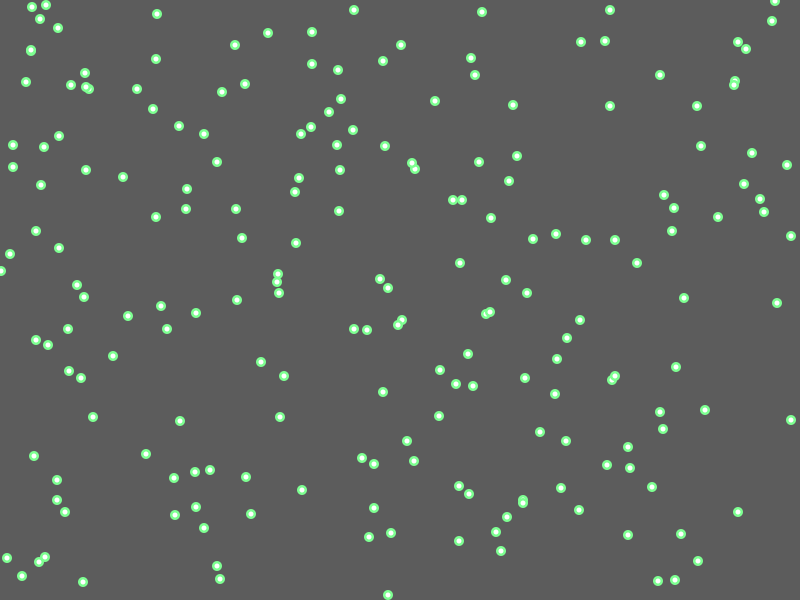
Frame 1 (no input)
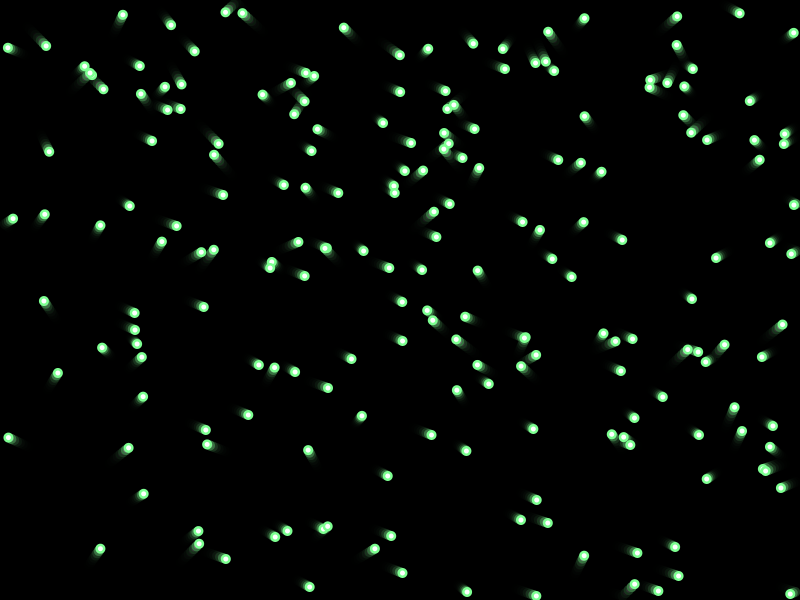
Frame 60 (the mouse pressed at the canvas centre just before this capture)
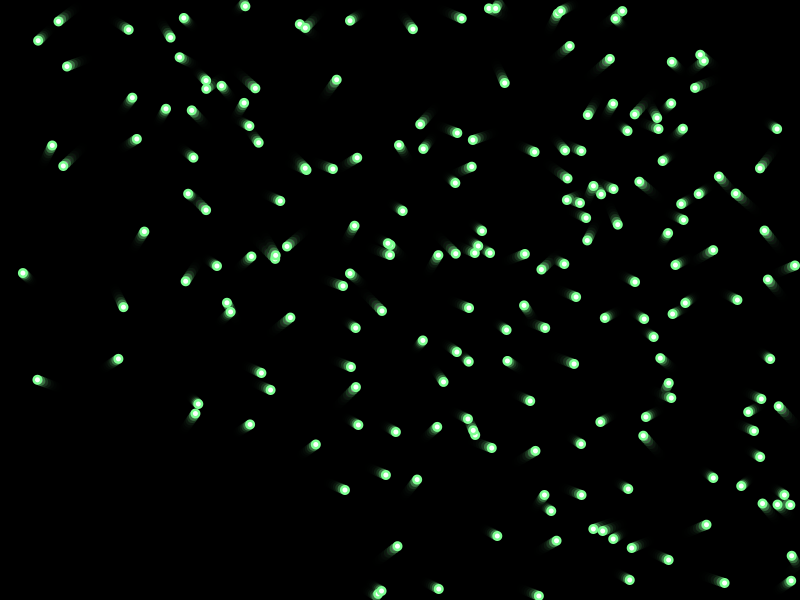
Frame 120 (the mouse held since frame 60 and released just before this capture)

The Processing sketch that drew these frames (run headless with seeded random() and noise(); from frame 60 on, the mouse is pressed at the canvas centre):

// Processing sketch: processing_42295
// ── processing_42295.pde

/*
By David Situ
*/

ball[] b;

void setup()
{
  size(800, 600);
  noStroke();
  smooth();

  b= new ball[200];
  for (int i=0; i<200; i++)
  {
    b[i]=new ball();
    b[i].x=round(random(800));
    b[i].y=round(random(600));
    b[i].m1=round(random(1));
    b[i].m2=round(random(1));
    if (b[i].m1==0)
    {
      b[i].m1=random(-3, -1);
    }
    if (b[i].m1==1)
    {
      b[i].m1=random(1, 3);
    }
    if (b[i].m2==0)
    {
      b[i].m2=random(-3, -1);
    }
    if (b[i].m2==1)
    {
      b[i].m1=random(1, 3);
    }
  }
}

void draw()
{
  fill(0, 140);
  rect(0, 0, width, height);
  for (int i=0; i<200; i++)
  {
    b[i].show();
    b[i].bounce();
  }

}

class ball
{
  float x, y, m1, m2;

  void show()
  {
    //fill(0,255,0);
    fill(125, 255, 145);
    ellipse(x, y, 10, 10);
    fill(255);
    ellipse(x, y, 5, 5);
  }

  void bounce()
  {


    x=x+m1;
    y=y+m2;

    if (x<=mouseX+18 && x>=mouseX && y>=mouseY-5 && y<=mouseY)
    {
      m1=random(1, 3);
      m2=random(-3, -1);
    }
    if (x<=mouseX+18 && x>=mouseX && y<=mouseY+25 && y>=mouseY)
    {
      m1=random(1, 3);
      m2=random(1, 3);
    }

    if (x>=mouseX-5 && x<=mouseX && y<=mouseY+25 && y>=mouseY)
    {
      m1=random(-3, -1);
      m2=random(-3, -1);
    }
    if (x>=mouseX-5 && x<=mouseX && y>=mouseY-5 && y<=mouseY)
    {
      m1=random(-3, -1);
      m2=random(1, 3);
    }
    if (x>795)
    {
      m1=random(-3, -1);
    }
    if (x<5)
    {
      m1=random(1, 3);
    }
    if (y>595)
    {
      m2=random(-3, -1);
    }
    if (y<5)
    {
      m2=random(1, 3);
    }
  }
}
